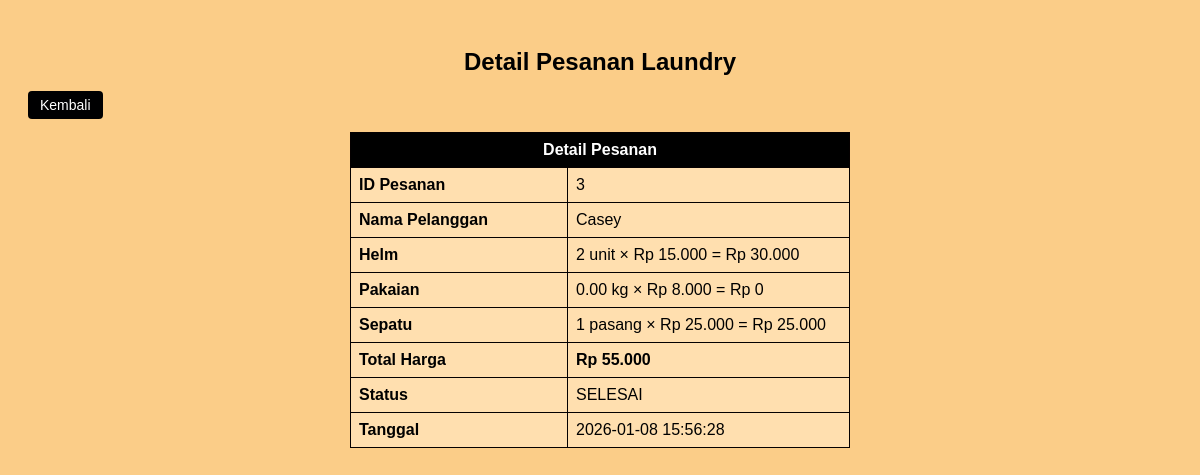
The app's page /read.php?id=3 (signed in) with its own data.
### tables this page shows
CREATE TABLE IF NOT EXISTS pesanan (
    id INT AUTO_INCREMENT PRIMARY KEY,
    nama_pelanggan VARCHAR(100) NOT NULL,
    helm_qty INT DEFAULT 0,
    pakaian_kg DECIMAL(5,2) DEFAULT 0,
    sepatu_pasang INT DEFAULT 0,
    total_harga DECIMAL(10,2) NOT NULL,
    status ENUM('pending','proses','selesai') DEFAULT 'pending',
    tanggal TIMESTAMP DEFAULT CURRENT_TIMESTAMP
);

### db.php (called while the page is built, shortened)
<?php
function getHargaLayanan($koneksi) {
    $harga = [
        'helm'   => 0,
        'pakaian'=> 0,
        'sepatu' => 0
    ];
    $sql = "SELECT jenis, harga FROM layanan";
    $result = $koneksi->query($sql);
    if ($result) {
        while ($row = $result->fetch_assoc()) {
            if ($row['jenis'] === 'Cuci Helm') {
                $harga['helm'] = $row['harga'];
            } elseif ($row['jenis'] === 'Cuci Pakaian') {
                $harga['pakaian'] = $row['harga'];
            } elseif ($row['jenis'] === 'Cuci Sepatu') {
                $harga['sepatu'] = $row['harga'];
            }
        }
    }
    return $harga;
}
?>

### read.php (the view, shortened to what this page needs)
<?php
require 'db.php';
$id = (int) $_GET['id'];
$stmt = $koneksi->prepare("SELECT * FROM pesanan WHERE id = ?");
$stmt->bind_param("i", $id);
$stmt->execute();
$data = $stmt->get_result()->fetch_assoc();
$harga = getHargaLayanan($koneksi);
?>
<!doctype html>
<html lang="id">
<head>
    <link rel="stylesheet" href="style.css">
</head>
<body>
    <h2>Detail Pesanan Laundry</h2>
    <a href="index.php" class="btn">Kembali</a>
    <br><br>
    <table border="1" cellpadding="8" cellspacing="0" style="width: 500px; margin: 0 auto;">
        <tr>
            <th colspan="2" style="background:#000;color:#fff;">Detail Pesanan</th>
        </tr>
        <tr>
            <td width="200"><strong>ID Pesanan</strong></td>
            <td><?= $data['id']; ?></td>
        </tr>
        <tr>
            <td><strong>Nama Pelanggan</strong></td>
            <td><?= htmlspecialchars($data['nama_pelanggan']); ?></td>
        </tr>
        <tr>
            <td><strong>Helm</strong></td>
            <td><?= $data['helm_qty']; ?> unit × Rp <?= number_format($harga['helm'], 0, ',', '.'); ?> = Rp <?= number_format($data['helm_qty'] * $harga['helm'], 0, ',', '.'); ?></td>
        </tr>
        <tr>
            <td><strong>Pakaian</strong></td>
            <td><?= $data['pakaian_kg']; ?> kg × Rp <?= number_format($harga['pakaian'], 0, ',', '.'); ?> = Rp <?= number_format($data['pakaian_kg'] * $harga['pakaian'], 0, ',', '.'); ?></td>
        </tr>
        <tr>
            <td><strong>Sepatu</strong></td>
            <td><?= $data['sepatu_pasang']; ?> pasang × Rp <?= number_format($harga['sepatu'], 0, ',', '.'); ?> = Rp <?= number_format($data['sepatu_pasang'] * $harga['sepatu'], 0, ',', '.'); ?></td>
        </tr>
        <tr>
            <td><strong>Total Harga</strong></td>
            <td><strong>Rp <?= number_format($data['total_harga'], 0, ',', '.'); ?></strong></td>
        </tr>
        <tr>
            <td><strong>Status</strong></td>
            <td><?= strtoupper($data['status']); ?></td>
        </tr>
        <tr>
            <td><strong>Tanggal</strong></td>
            <td><?= $data['tanggal']; ?></td>
        </tr>
    </table>
</body>
</html>

### style.css (style rules this page uses)
body { font-family: Arial, sans-serif; padding: 20px; background: #fbcd88; }
h2 { text-align: center; }
table { width: 100%; border-collapse: collapse; background: #ffdfaf; }
table th, table td { border: 1px solid #050000; padding: 8px; }
table th { background: #000000; color: #fff; }
.btn, .btn-edit, .btn-delete { padding: 6px 12px; border-radius: 4px; text-decoration: none; font-size: 14px; }
.btn { background: #000001; color: #fff; }

### records on screen
pesanan: id "3", nama_pelanggan "Casey", helm_qty "2", $data['helm_qty']*$harga['helm'] "30.000", pakaian_kg "0.00", $data['pakaian_kg']*$harga['pakaian'] "0", sepatu_pasang "1", $data['sepatu_pasang']*$harga['sepatu'] "25.000", total_harga "55.000", status "SELESAI", tanggal "2026-01-08 15:56:28"

### other values on screen
$harga['helm'] "15.000"
$harga['pakaian'] "8.000"
$harga['sepatu'] "25.000"
